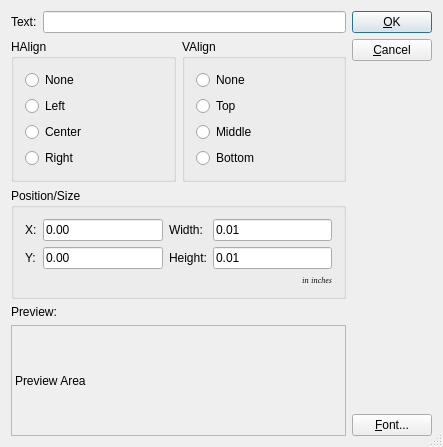
<ui version="4.0" >
 <author></author>
 <comment> * OpenRPT report writer and rendering engine
 * Copyright (C) 2001-2008 by OpenMFG, LLC
 *
 * This library is free software; you can redistribute it and/or
 * modify it under the terms of the GNU Lesser General Public
 * License as published by the Free Software Foundation; either
 * version 2.1 of the License, or (at your option) any later version.
 *
 * This library is distributed in the hope that it will be useful,
 * but WITHOUT ANY WARRANTY; without even the implied warranty of
 * MERCHANTABILITY or FITNESS FOR A PARTICULAR PURPOSE. See the GNU
 * Lesser General Public License for more details.
 *
 * You should have received a copy of the GNU Lesser General Public
 * License along with this library; if not, write to the Free Software
 * Foundation, Inc., 59 Temple Place, Suite 330, Boston, MA 02111-1307 USA
 * Please contact info@openmfg.com with any questions on this license.</comment>
 <exportmacro></exportmacro>
 <class>LabelEditor</class>
 <widget class="QDialog" name="LabelEditor" >
  <property name="geometry" >
   <rect>
    <x>0</x>
    <y>0</y>
    <width>443</width>
    <height>447</height>
   </rect>
  </property>
  <property name="sizePolicy" >
   <sizepolicy>
    <hsizetype>1</hsizetype>
    <vsizetype>1</vsizetype>
    <horstretch>0</horstretch>
    <verstretch>0</verstretch>
   </sizepolicy>
  </property>
  <property name="windowTitle" >
   <string>Properties (Label)</string>
  </property>
  <property name="sizeGripEnabled" >
   <bool>true</bool>
  </property>
  <layout class="QHBoxLayout" >
   <property name="margin" >
    <number>11</number>
   </property>
   <property name="spacing" >
    <number>6</number>
   </property>
   <item>
    <layout class="QVBoxLayout" >
     <property name="margin" >
      <number>0</number>
     </property>
     <property name="spacing" >
      <number>6</number>
     </property>
     <item>
      <layout class="QHBoxLayout" >
       <property name="margin" >
        <number>0</number>
       </property>
       <property name="spacing" >
        <number>6</number>
       </property>
       <item>
        <widget class="QLabel" name="TextLabel1" >
         <property name="sizePolicy" >
          <sizepolicy>
           <hsizetype>5</hsizetype>
           <vsizetype>1</vsizetype>
           <horstretch>0</horstretch>
           <verstretch>0</verstretch>
          </sizepolicy>
         </property>
         <property name="text" >
          <string>Text:</string>
         </property>
        </widget>
       </item>
       <item>
        <widget class="QLineEdit" name="tbText" />
       </item>
      </layout>
     </item>
     <item>
      <layout class="QHBoxLayout" >
       <property name="margin" >
        <number>0</number>
       </property>
       <property name="spacing" >
        <number>6</number>
       </property>
       <item>
        <widget class="QGroupBox" name="bgHAlign" >
         <property name="sizePolicy" >
          <sizepolicy>
           <hsizetype>5</hsizetype>
           <vsizetype>1</vsizetype>
           <horstretch>0</horstretch>
           <verstretch>0</verstretch>
          </sizepolicy>
         </property>
         <property name="title" >
          <string>HAlign</string>
         </property>
         <layout class="QVBoxLayout" >
          <property name="margin" >
           <number>11</number>
          </property>
          <property name="spacing" >
           <number>6</number>
          </property>
          <item>
           <widget class="QRadioButton" name="rbHAlignNone" >
            <property name="text" >
             <string>None</string>
            </property>
           </widget>
          </item>
          <item>
           <widget class="QRadioButton" name="rbHAlignLeft" >
            <property name="text" >
             <string>Left</string>
            </property>
           </widget>
          </item>
          <item>
           <widget class="QRadioButton" name="rbHAlignCenter" >
            <property name="text" >
             <string>Center</string>
            </property>
           </widget>
          </item>
          <item>
           <widget class="QRadioButton" name="rbHAlignRight" >
            <property name="text" >
             <string>Right</string>
            </property>
           </widget>
          </item>
         </layout>
        </widget>
       </item>
       <item>
        <widget class="QGroupBox" name="bgVAlign" >
         <property name="sizePolicy" >
          <sizepolicy>
           <hsizetype>5</hsizetype>
           <vsizetype>1</vsizetype>
           <horstretch>0</horstretch>
           <verstretch>0</verstretch>
          </sizepolicy>
         </property>
         <property name="title" >
          <string>VAlign</string>
         </property>
         <layout class="QVBoxLayout" >
          <property name="margin" >
           <number>11</number>
          </property>
          <property name="spacing" >
           <number>6</number>
          </property>
          <item>
           <widget class="QRadioButton" name="rbVAlignNone" >
            <property name="text" >
             <string>None</string>
            </property>
           </widget>
          </item>
          <item>
           <widget class="QRadioButton" name="rbVAlignTop" >
            <property name="text" >
             <string>Top</string>
            </property>
           </widget>
          </item>
          <item>
           <widget class="QRadioButton" name="rbVAlignMiddle" >
            <property name="text" >
             <string>Middle</string>
            </property>
           </widget>
          </item>
          <item>
           <widget class="QRadioButton" name="rbVAlignBottom" >
            <property name="text" >
             <string>Bottom</string>
            </property>
           </widget>
          </item>
         </layout>
        </widget>
       </item>
      </layout>
     </item>
     <item>
      <widget class="QGroupBox" name="GroupBox1" >
       <property name="title" >
        <string>Position/Size</string>
       </property>
       <layout class="QGridLayout" >
        <property name="margin" >
         <number>11</number>
        </property>
        <property name="spacing" >
         <number>6</number>
        </property>
        <item row="1" column="3" >
         <widget class="QLineEdit" name="leHeight" >
          <property name="text" >
           <string>0.01</string>
          </property>
         </widget>
        </item>
        <item row="0" column="3" >
         <widget class="QLineEdit" name="leWidth" >
          <property name="text" >
           <string>0.01</string>
          </property>
         </widget>
        </item>
        <item row="1" column="0" >
         <widget class="QLabel" name="TextLabel2" >
          <property name="text" >
           <string>Y:</string>
          </property>
         </widget>
        </item>
        <item row="1" column="2" >
         <widget class="QLabel" name="TextLabel4" >
          <property name="text" >
           <string>Height:</string>
          </property>
         </widget>
        </item>
        <item row="0" column="0" >
         <widget class="QLabel" name="TextLabel1_3" >
          <property name="text" >
           <string>X:</string>
          </property>
         </widget>
        </item>
        <item row="0" column="2" >
         <widget class="QLabel" name="TextLabel3" >
          <property name="text" >
           <string>Width:</string>
          </property>
         </widget>
        </item>
        <item row="2" column="3" >
         <widget class="QLabel" name="TextLabel5" >
          <property name="font" >
           <font>
            <family>Helvetica [Cronyx]</family>
            <pointsize>6</pointsize>
            <weight>50</weight>
            <italic>true</italic>
            <bold>false</bold>
            <underline>false</underline>
            <strikeout>false</strikeout>
           </font>
          </property>
          <property name="text" >
           <string>in inches</string>
          </property>
          <property name="textFormat" >
           <enum>Qt::AutoText</enum>
          </property>
          <property name="alignment" >
           <set>Qt::AlignRight|Qt::AlignTrailing|Qt::AlignVCenter</set>
          </property>
         </widget>
        </item>
        <item row="1" column="1" >
         <widget class="QLineEdit" name="leYPos" >
          <property name="text" >
           <string>0.00</string>
          </property>
         </widget>
        </item>
        <item row="0" column="1" >
         <widget class="QLineEdit" name="leXPos" >
          <property name="text" >
           <string>0.00</string>
          </property>
         </widget>
        </item>
       </layout>
      </widget>
     </item>
     <item>
      <widget class="QLabel" name="TextLabel1_2" >
       <property name="sizePolicy" >
        <sizepolicy>
         <hsizetype>5</hsizetype>
         <vsizetype>1</vsizetype>
         <horstretch>0</horstretch>
         <verstretch>0</verstretch>
        </sizepolicy>
       </property>
       <property name="text" >
        <string>Preview:</string>
       </property>
      </widget>
     </item>
     <item>
      <widget class="QLabel" name="labelPreview" >
       <property name="sizePolicy" >
        <sizepolicy>
         <hsizetype>5</hsizetype>
         <vsizetype>7</vsizetype>
         <horstretch>0</horstretch>
         <verstretch>0</verstretch>
        </sizepolicy>
       </property>
       <property name="minimumSize" >
        <size>
         <width>0</width>
         <height>42</height>
        </size>
       </property>
       <property name="frameShape" >
        <enum>QFrame::StyledPanel</enum>
       </property>
       <property name="frameShadow" >
        <enum>QFrame::Sunken</enum>
       </property>
       <property name="text" >
        <string>Preview Area</string>
       </property>
       <property name="alignment" >
        <set>Qt::AlignVCenter</set>
       </property>
      </widget>
     </item>
    </layout>
   </item>
   <item>
    <layout class="QVBoxLayout" >
     <property name="margin" >
      <number>0</number>
     </property>
     <property name="spacing" >
      <number>6</number>
     </property>
     <item>
      <widget class="QPushButton" name="buttonOk" >
       <property name="text" >
        <string>&amp;OK</string>
       </property>
       <property name="shortcut" >
        <string>Alt+O</string>
       </property>
       <property name="autoDefault" >
        <bool>true</bool>
       </property>
       <property name="default" >
        <bool>true</bool>
       </property>
      </widget>
     </item>
     <item>
      <widget class="QPushButton" name="buttonCancel" >
       <property name="text" >
        <string>&amp;Cancel</string>
       </property>
       <property name="shortcut" >
        <string>Alt+C</string>
       </property>
       <property name="autoDefault" >
        <bool>true</bool>
       </property>
      </widget>
     </item>
     <item>
      <spacer>
       <property name="orientation" >
        <enum>Qt::Vertical</enum>
       </property>
       <property name="sizeType" >
        <enum>QSizePolicy::Expanding</enum>
       </property>
       <property name="sizeHint" >
        <size>
         <width>20</width>
         <height>20</height>
        </size>
       </property>
      </spacer>
     </item>
     <item>
      <widget class="QPushButton" name="btnFont" >
       <property name="text" >
        <string>&amp;Font...</string>
       </property>
      </widget>
     </item>
    </layout>
   </item>
  </layout>
 </widget>
 <layoutdefault spacing="6" margin="11" />
 <pixmapfunction>qPixmapFromMimeSource</pixmapfunction>
 <tabstops>
  <tabstop>tbText</tabstop>
  <tabstop>rbHAlignNone</tabstop>
  <tabstop>rbHAlignLeft</tabstop>
  <tabstop>rbHAlignCenter</tabstop>
  <tabstop>rbHAlignRight</tabstop>
  <tabstop>rbVAlignNone</tabstop>
  <tabstop>rbVAlignTop</tabstop>
  <tabstop>rbVAlignMiddle</tabstop>
  <tabstop>rbVAlignBottom</tabstop>
  <tabstop>leXPos</tabstop>
  <tabstop>leWidth</tabstop>
  <tabstop>leYPos</tabstop>
  <tabstop>leHeight</tabstop>
  <tabstop>btnFont</tabstop>
  <tabstop>buttonOk</tabstop>
  <tabstop>buttonCancel</tabstop>
 </tabstops>
 <resources/>
 <connections>
  <connection>
   <sender>buttonOk</sender>
   <signal>clicked()</signal>
   <receiver>LabelEditor</receiver>
   <slot>accept()</slot>
   <hints>
    <hint type="sourcelabel" >
     <x>20</x>
     <y>20</y>
    </hint>
    <hint type="destinationlabel" >
     <x>20</x>
     <y>20</y>
    </hint>
   </hints>
  </connection>
  <connection>
   <sender>buttonCancel</sender>
   <signal>clicked()</signal>
   <receiver>LabelEditor</receiver>
   <slot>reject()</slot>
   <hints>
    <hint type="sourcelabel" >
     <x>20</x>
     <y>20</y>
    </hint>
    <hint type="destinationlabel" >
     <x>20</x>
     <y>20</y>
    </hint>
   </hints>
  </connection>
 </connections>
</ui>
